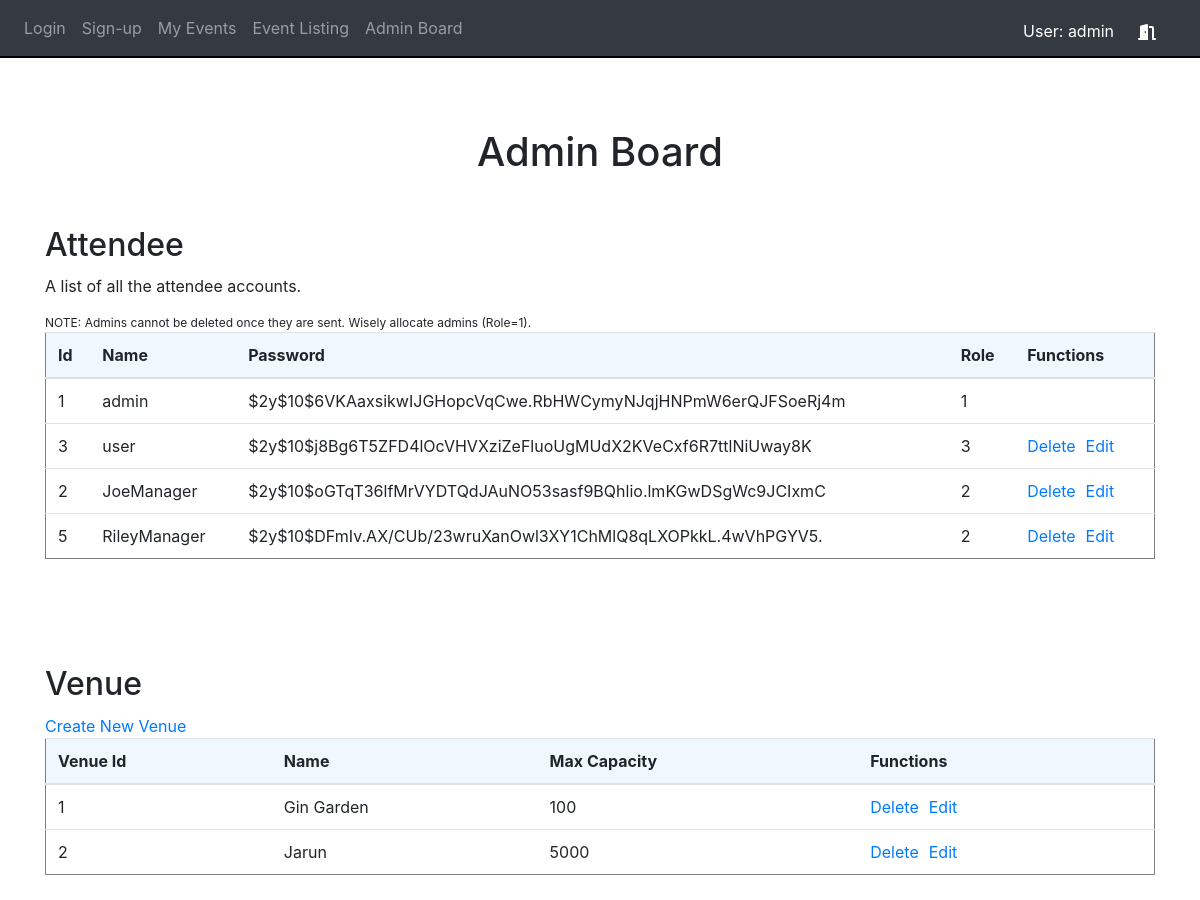
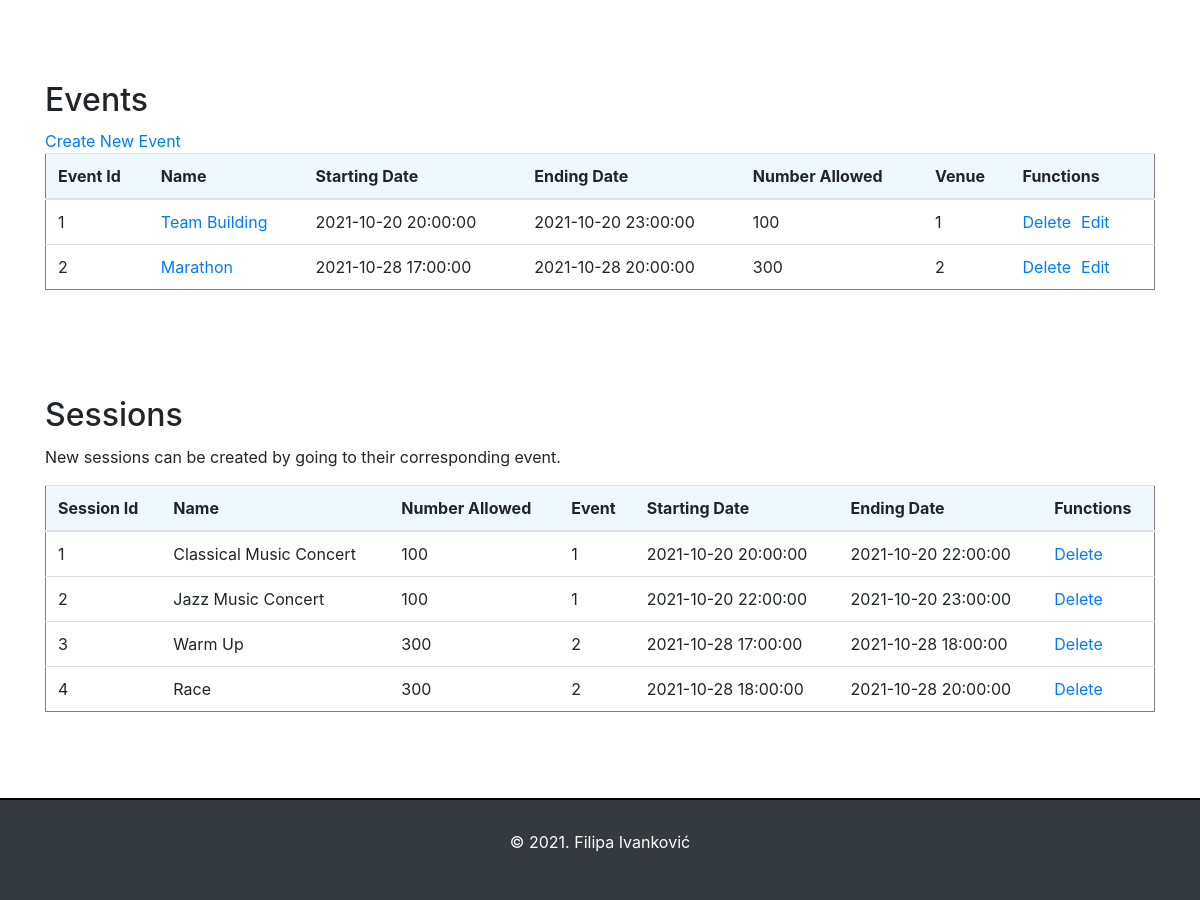
Screenshot of /adminBoard.php (signed in) with the database file from the repository (2 pictures, top to bottom).
### tables this page shows
CREATE TABLE IF NOT EXISTS `attendee` (
  `idattendee` int(11) NOT NULL AUTO_INCREMENT,
  `name` varchar(100) NOT NULL,
  `password` varchar(100) NOT NULL,
  `role` int(11) DEFAULT NULL,
  PRIMARY KEY (`idattendee`),
  KEY `role_idx` (`role`)
);

CREATE TABLE IF NOT EXISTS `venue` (
  `idvenue` int(11) NOT NULL AUTO_INCREMENT,
  `name` varchar(50) NOT NULL,
  `capacity` int(11) DEFAULT NULL,
  PRIMARY KEY (`idvenue`),
  UNIQUE KEY `name_UNIQUE` (`name`)
);

CREATE TABLE IF NOT EXISTS `event` (
  `idevent` int(11) NOT NULL AUTO_INCREMENT,
  `name` varchar(50) NOT NULL,
  `datestart` datetime NOT NULL,
  `dateend` datetime NOT NULL,
  `numberallowed` int(11) NOT NULL,
  `venue` int(11) NOT NULL,
  PRIMARY KEY (`idevent`),
  UNIQUE KEY `name_UNIQUE` (`name`),
  KEY `venue_fk_idx` (`venue`)
);

CREATE TABLE IF NOT EXISTS `session` (
  `idsession` int(11) NOT NULL AUTO_INCREMENT,
  `name` varchar(50) NOT NULL,
  `numberallowed` int(11) NOT NULL,
  `event` int(11) NOT NULL,
  `startdate` datetime NOT NULL,
  `enddate` datetime NOT NULL,
  PRIMARY KEY (`idsession`)
);

### includes/dbh.php (called while the page is built, shortened)
<?php
class DB
{
    private static $connection;
    private static $settings = array(
        PDO::ATTR_ERRMODE => PDO::ERRMODE_EXCEPTION,
        PDO::MYSQL_ATTR_INIT_COMMAND => "SET NAMES utf8",
    );
    public static function connect()
    {
        if (!isset(self::$connection)) {
            try {
                $host = DB_HOST;
                $user = DB_USER;
                $password = DB_PASS;
                $database = DB_NAME;
                self::$connection = new PDO(
                    "mysql:host=$host;dbname=$database",
                    $user,
                    $password,
                    self::$settings
                );
            } catch (PDOException $e) {
                throw new PDOException($e->getMessage(), (int) $e->getCode());
            }
        }
    }
    public static function queryAll($query, $params = array(), $className)
    {
        try {
            $statement = self::$connection->prepare($query);
            $statement->execute($params);
            return $statement->fetchAll(PDO::FETCH_CLASS, $className);
        } catch (PDOException $e) {
            throw new PDOException($e->getMessage(), (int) $e->getCode());
        }
    }
}

### model/AdministrativeModule.php (called while the page is built, shortened)
<?php
require_once('./includes/dbh.php');
class AdministrativeModule{
    public function getAll($table){
        $sql = "SELECT * FROM " . $table;
        $className = self::class;
        return DB::queryAll($sql, [], $className);
    }
}

### adminBoard.php (the view, shortened to what this page needs)
<head>
    <link rel="stylesheet" type="text/css" href="assets/css/styles.css">
    <link rel="stylesheet" href="https://stackpath.bootstrapcdn.com/bootstrap/4.3.1/css/bootstrap.min.css"
>
</head>
<?php
    require_once('./model/AdministrativeModule.php');
    $object = new AdministrativeModule();
    include_once('./View/shared/header.php');
    if($_SESSION["role"] === 1){
?>
<section id="section-adminUsers" class="section-adminBoard">
    <div id="adminboard-header">
        <h1>Admin Board</h1>
    </div>
    <div class="container">
        <?php
            $userTable = "<h2 class='h2-adminBoard'>Attendee</h2>"
                    . "<p>A list of all the attendee accounts.</p>"
                    . "<span class='smallinfo'>NOTE: Admins cannot be deleted once they are sent. Wisely allocate admins (Role=1).</span>"
                    . "<table class='table admin-tables'>"
                    . "<thead>"
                    . "<tr>"
                    . "<th scope='col'>Id</th>"
                    . "<th scope='col'>Name</th>"
                    . "<th scope='col'>Password</th>"
                    . "<th scope='col'>Role</th>"
                    . "<th scope='col'>Functions</th>"
                    . "</tr>"
                    . "</thead>"
                    . "<tbody>";
            echo $userTable;
            $people = $object->getAll("attendee");
            foreach ($people as $item) {
                    $contentUser = "
                    <tr>
                       <td>$item->idattendee</td>
                       <td>$item->name</td>
                       <td>$item->password</td>
                       <td>$item->role</td>";
                    if (intval($item->role) !== 1) {
                        $contentUser .= "<td><a href='deleteAttendee.php?attendeeID=$item->idattendee'>Delete</a><a class='eventLinks' href='attendeeEditForm.php?attendeeID=$item->idattendee'>Edit</a></td>";
                    }
                    else{
                        $contentUser .="<td></td>";
                    }
                    echo $contentUser;
                    echo "</tr>";
            }
            echo "</tbody>";
            echo "</table>";
        ?>
    </div>
</section>
<section id="section-adminVenue" class="section-adminBoard">
    <div class="container">
        <?php
            $venueTable = "<h2 class='h2-adminBoard'>Venue</h2>"
                    . "<a href='./venueEditForm.php'>Create New Venue</a>"
                    . "<table class='table admin-tables'>"
                    . "<thead>"
                    . "<tr>"
                    . "<th scope='col'>Venue Id</th>"
                    . "<th scope='col'>Name</th>"
                    . "<th scope='col'>Max Capacity</th>"
                    . "<th scope='col'>Functions</th>"
                    . "</tr>"
                    . "</thead>"
                    . "<tbody>";
            echo $venueTable;
            $venues = $object->getAll("venue");
            foreach ($venues as $item) {
                    $content = "
                    <tr>
                       <td>$item->idvenue</td>
                       <td>$item->name</td>
                       <td>$item->capacity</td>";
                       $content .= "<td><a href='deleteVenue.php?venueId=$item->idvenue'>Delete</a><a class='eventLinks' href='venueEditForm.php?venueId=$item->idvenue'>Edit</a></td>";
                    echo $content;
            }
            echo "</tbody>";
            echo "</table>";
        ?>
    </div>
</section>
<section id="section-adminEvents" class="section-adminBoard">
    <div class="container">
        <?php
            $eventTable = "<h2 class='h2-adminBoard'>Events</h2>"
                . "<a href='./eventEditForm.php'>Create New Event</a>"
                . "<table class='table admin-tables'>"
                . "<thead>"
                . "<tr>"
                . "<th scope='col'>Event Id</th>"
                . "<th scope='col'>Name</th>"
                . "<th scope='col'>Starting Date</th>"
                . "<th scope='col'>Ending Date</th>"
                . "<th scope='col'>Number Allowed</th>"
                . "<th scope='col'>Venue</th>"
                . "<th scope='col'>Functions</th>"
                . "</tr>"
                . "</thead>"
                . "<tbody>";
            echo $eventTable;
            $events = $object->getAll("event");
            foreach ($events as $item) {
                    $content = "
                    <tr>
                       <td>$item->idevent</td>
                       <td><a href='eventDetails.php?eventID=$item->idevent'>$item->name</a></td>
                       <td>$item->datestart</td>
                       <td>$item->dateend</td>
                       <td>$item->numberallowed</td>
                       <td>$item->venue</td>";
                       $content .= "<td><a href='eventDelete.php?eventID=$item->idevent'>Delete</a><a class='eventLinks' href='eventEditForm.php?eventID=$item->idevent'>Edit</a></td></tr>";
                    echo $content;
            }
            echo "</tbody>";
            echo "</table>";
        ?>
    </div>
</section>
<section id="section-adminSessions" class="section-adminBoard">
    <div class="container">
        <?php
            $sessionTable = "<h2 class='h2-adminBoard'>Sessions</h2>"
                . "<p>New sessions can be created by going to their corresponding event.</p>"
                . "<table class='table admin-tables'>"
                . "<thead>"
                . "<tr>"
                . "<th scope='col'>Session Id</th>"
                . "<th scope='col'>Name</th>"
                . "<th scope='col'>Number Allowed</th>"
                . "<th scope='col'>Event</th>"
                . "<th scope='col'>Starting Date</th>"
                . "<th scope='col'>Ending Date</th>"
                . "<th scope='col'>Functions</th>"
                . "</tr>"
                . "</thead>"
                . "<tbody>";
            echo $sessionTable;
            $sessions = $object->getAll("session");
            foreach ($sessions as $item) {
                    $content = "
                    <tr>
                       <td>$item->idsession</td>
                       <td>$item->name</td>
                       <td>$item->numberallowed</td>
                       <td>$item->event</td>
                       <td>$item->startdate</td>
                       <td>$item->enddate</td>";
                       $content .= "<td><a href='./eventDeleteSession.php?sessionID=$item->idsession'>Delete</a></td>";
                    echo $content;
            }
            echo "</tbody>";
            echo "</table>";
        ?>
    </div>
</section>
<?php
}
else{
    header("location: ./index.php");
    exit();
}
?>
<?php
include_once('./View/shared/footer.php');

### assets/css/styles.css (style rules this page uses)
.eventLinks { margin-right: 10px; margin-left: 10px; }
thead th { background-color: aliceblue; }
tr { transition: all 1s; }
#adminboard-header { position: relative; text-align: center; margin-bottom: 50px; margin-top: 50px; }
.admin-tables { border: 1px solid grey; }
.section-adminBoard { padding-top: 20px; padding-bottom: 70px; }
.h2-adminBoard { margin-bottom: 10px; }
.smallinfo { font-size: 12px; margin-bottom: 5px; }

### rows the page displays
attendee: idattendee "1", name "admin", password "$2y$10$6VKAaxsikwIJGHopcVqCwe.RbHWCymyNJqjHNPmW6erQJFSoeRj4m", role "1"
attendee: idattendee "3", name "user", password "$2y$10$j8Bg6T5ZFD4lOcVHVXziZeFluoUgMUdX2KVeCxf6R7ttlNiUway8K", role "3"
attendee: idattendee "2", name "JoeManager", password "$2y$10$oGTqT36lfMrVYDTQdJAuNO53sasf9BQhlio.lmKGwDSgWc9JCIxmC", role "2"
attendee: idattendee "5", name "RileyManager", password "$2y$10$DFmIv.AX/CUb/23wruXanOwl3XY1ChMlQ8qLXOPkkL.4wVhPGYV5.", role "2"
venue: idvenue "1", name "Gin Garden", capacity "100"
venue: idvenue "2", name "Jarun", capacity "5000"
event: idevent "1", name "Team Building", datestart "2021-10-20 20:00:00", dateend "2021-10-20 23:00:00", numberallowed "100", venue "1"
event: idevent "2", name "Marathon", datestart "2021-10-28 17:00:00", dateend "2021-10-28 20:00:00", numberallowed "300", venue "2"
session: idsession "1", name "Classical Music Concert", numberallowed "100", event "1", startdate "2021-10-20 20:00:00", enddate "2021-10-20 22:00:00"
session: idsession "2", name "Jazz Music Concert", numberallowed "100", event "1", startdate "2021-10-20 22:00:00", enddate "2021-10-20 23:00:00"
session: idsession "3", name "Warm Up", numberallowed "300", event "2", startdate "2021-10-28 17:00:00", enddate "2021-10-28 18:00:00"
session: idsession "4", name "Race", numberallowed "300", event "2", startdate "2021-10-28 18:00:00", enddate "2021-10-28 20:00:00"

### other values shown
$_SESSION["name"] "admin"
